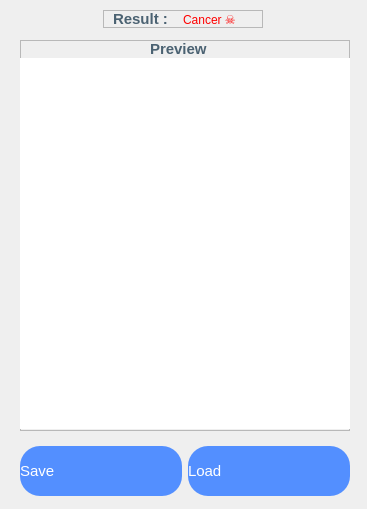
<?xml version="1.0" encoding="UTF-8"?>
<ui version="4.0">
 <class>Left_Breast</class>
 <widget class="QDialog" name="Left_Breast">
  <property name="geometry">
   <rect>
    <x>0</x>
    <y>0</y>
    <width>367</width>
    <height>509</height>
   </rect>
  </property>
  <property name="windowTitle">
   <string>Dialog</string>
  </property>
  <widget class="QWidget" name="horizontalLayoutWidget">
   <property name="geometry">
    <rect>
     <x>20</x>
     <y>430</y>
     <width>330</width>
     <height>82</height>
    </rect>
   </property>
   <layout class="QHBoxLayout" name="horizontalLayout_2">
    <property name="leftMargin">
     <number>0</number>
    </property>
    <item>
     <widget class="QPushButton" name="Save">
      <property name="minimumSize">
       <size>
        <width>0</width>
        <height>50</height>
       </size>
      </property>
      <property name="maximumSize">
       <size>
        <width>234</width>
        <height>50</height>
       </size>
      </property>
      <property name="cursor">
       <cursorShape>PointingHandCursor</cursorShape>
      </property>
      <property name="layoutDirection">
       <enum>Qt::LeftToRight</enum>
      </property>
      <property name="styleSheet">
       <string notr="true">QPushButton{
	text-align:left;
	color:#fff;
	border:0px;
	border-radius:20px;
	font-size:15px;
	cursor: pointer;
	background-color:#538fff;
}
QPushButton:hover{
background-color:#3668ff;
}</string>
      </property>
      <property name="text">
       <string>Save</string>
      </property>
      <property name="icon">
       <iconset resource="file.qrc">
        <normaloff>assets/img/FAB-1.png</normaloff>assets/img/FAB-1.png</iconset>
      </property>
      <property name="iconSize">
       <size>
        <width>40</width>
        <height>40</height>
       </size>
      </property>
     </widget>
    </item>
    <item>
     <widget class="QPushButton" name="Load">
      <property name="minimumSize">
       <size>
        <width>0</width>
        <height>50</height>
       </size>
      </property>
      <property name="maximumSize">
       <size>
        <width>234</width>
        <height>50</height>
       </size>
      </property>
      <property name="cursor">
       <cursorShape>PointingHandCursor</cursorShape>
      </property>
      <property name="layoutDirection">
       <enum>Qt::LeftToRight</enum>
      </property>
      <property name="styleSheet">
       <string notr="true">QPushButton{
	text-align:left;
	color:#fff;
	border:0px;
	border-radius:20px;
	font-size:15px;
	cursor: pointer;
	background-color:#538fff;
}
QPushButton:hover{
background-color:#3668ff;
}</string>
      </property>
      <property name="text">
       <string>Load</string>
      </property>
      <property name="icon">
       <iconset resource="file.qrc">
        <normaloff>assets/img/path395.png</normaloff>assets/img/path395.png</iconset>
      </property>
      <property name="iconSize">
       <size>
        <width>40</width>
        <height>40</height>
       </size>
      </property>
     </widget>
    </item>
   </layout>
  </widget>
  <widget class="QFrame" name="frame">
   <property name="geometry">
    <rect>
     <x>20</x>
     <y>40</y>
     <width>330</width>
     <height>391</height>
    </rect>
   </property>
   <property name="frameShape">
    <enum>QFrame::StyledPanel</enum>
   </property>
   <property name="frameShadow">
    <enum>QFrame::Raised</enum>
   </property>
   <widget class="QLabel" name="label_5">
    <property name="geometry">
     <rect>
      <x>130</x>
      <y>0</y>
      <width>67</width>
      <height>17</height>
     </rect>
    </property>
    <property name="styleSheet">
     <string notr="true">QLabel{

color:#4b6272;
border:0px;
font-size:15px;
font-weight: bold;
}</string>
    </property>
    <property name="text">
     <string>Preview</string>
    </property>
   </widget>
   <widget class="QLabel" name="ImageVAR">
    <property name="geometry">
     <rect>
      <x>0</x>
      <y>18</y>
      <width>331</width>
      <height>371</height>
     </rect>
    </property>
    <property name="styleSheet">
     <string notr="true">QLabel{
color:#4b6272;
border:0px;
}
QFrame{
	background-color: rgb(255, 255, 255);

border:0px;
}</string>
    </property>
    <property name="text">
     <string/>
    </property>
   </widget>
  </widget>
  <widget class="QFrame" name="frame_2">
   <property name="geometry">
    <rect>
     <x>103</x>
     <y>10</y>
     <width>160</width>
     <height>18</height>
    </rect>
   </property>
   <property name="frameShape">
    <enum>QFrame::StyledPanel</enum>
   </property>
   <property name="frameShadow">
    <enum>QFrame::Raised</enum>
   </property>
   <widget class="QLabel" name="label_2">
    <property name="geometry">
     <rect>
      <x>10</x>
      <y>0</y>
      <width>67</width>
      <height>17</height>
     </rect>
    </property>
    <property name="styleSheet">
     <string notr="true">QLabel{

color:#4b6272;
border:0px;
font-size:15px;
font-weight: bold;
}</string>
    </property>
    <property name="text">
     <string>Result :</string>
    </property>
   </widget>
   <widget class="QLabel" name="DecisionVar_2">
    <property name="geometry">
     <rect>
      <x>80</x>
      <y>0</y>
      <width>75</width>
      <height>18</height>
     </rect>
    </property>
    <property name="styleSheet">
     <string notr="true">QLabel{
color:rgb(255, 0, 0);
border:0px;
}
</string>
    </property>
    <property name="text">
     <string>Cancer ☠</string>
    </property>
   </widget>
  </widget>
 </widget>
 <resources>
  <include location="file.qrc"/>
 </resources>
 <connections/>
</ui>
